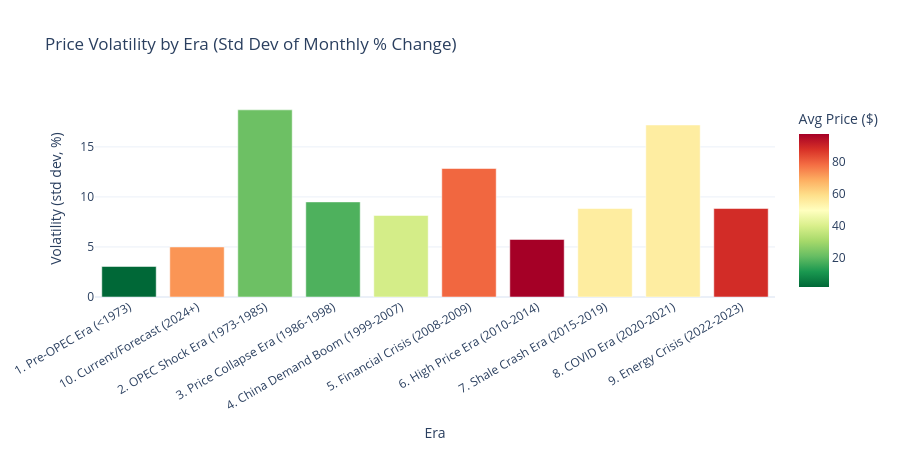

Source (notebook cell):
### Code cell
fig = px.bar(
    era_stats, x='price_era', y='volatility',
    color='avg_price',
    color_continuous_scale='RdYlGn_r',
    title='Price Volatility by Era (Std Dev of Monthly % Change)',
    labels={'price_era': 'Era', 'volatility': 'Volatility (std dev, %)', 'avg_price': 'Avg Price ($)'}
)
fig.update_layout(xaxis_tickangle=-30, template='plotly_white', height=450)
fig.show()

### Figure 1 — Plotly figure (JSON) as saved in the notebook; plotly's stock layout.template omitted (floating-point values rounded to 4 significant figures)
{"data": [{"hovertemplate": "Era=%{x}<br>Volatility (std dev, %)=%{y}<br>Avg Price ($)=%{marker.color}<extra></extra>", "legendgroup": "", "marker": {"color": [1.47, 72.52, 21.75, 17.61, 39.0, 79.37, 97.67, 55.22, 55.16, 88.93], "coloraxis": "coloraxis", "pattern": {"shape": ""}}, "name": "", "orientation": "v", "showlegend": false, "textposition": "auto", "type": "bar", "x": ["1. Pre-OPEC Era (<1973)", "10. Current/Forecast (2024+)", "2. OPEC Shock Era (1973-1985)", "3. Price Collapse Era (1986-1998)", "4. China Demand Boom (1999-2007)", "5. Financial Crisis (2008-2009)", "6. High Price Era (2010-2014)", "7. Shale Crash Era (2015-2019)", "8. COVID Era (2020-2021)", "9. Energy Crisis (2022-2023)"], "xaxis": "x", "y": [3.05, 5.0, 18.7, 9.5, 8.15, 12.84, 5.75, 8.84, 17.19, 8.84], "yaxis": "y"}], "layout": {"barmode": "relative", "coloraxis": {"colorbar": {"title": {"text": "Avg Price ($)"}}, "colorscale": [[0, "rgb(0,104,55)"], [0.1, "rgb(26,152,80)"], [0.2, "rgb(102,189,99)"], [0.3, "rgb(166,217,106)"], [0.4, "rgb(217,239,139)"], [0.5, "rgb(255,255,191)"], [0.6, "rgb(254,224,139)"], [0.7, "rgb(253,174,97)"], [0.8, "rgb(244,109,67)"], [0.9, "rgb(215,48,39)"], [1, "rgb(165,0,38)"]]}, "height": 450, "legend": {"tracegroupgap": 0}, "title": {"text": "Price Volatility by Era (Std Dev of Monthly % Change)"}, "xaxis": {"anchor": "y", "domain": [0, 1], "tickangle": -30, "title": {"text": "Era"}}, "yaxis": {"anchor": "x", "domain": [0, 1], "title": {"text": "Volatility (std dev, %)"}}}}
